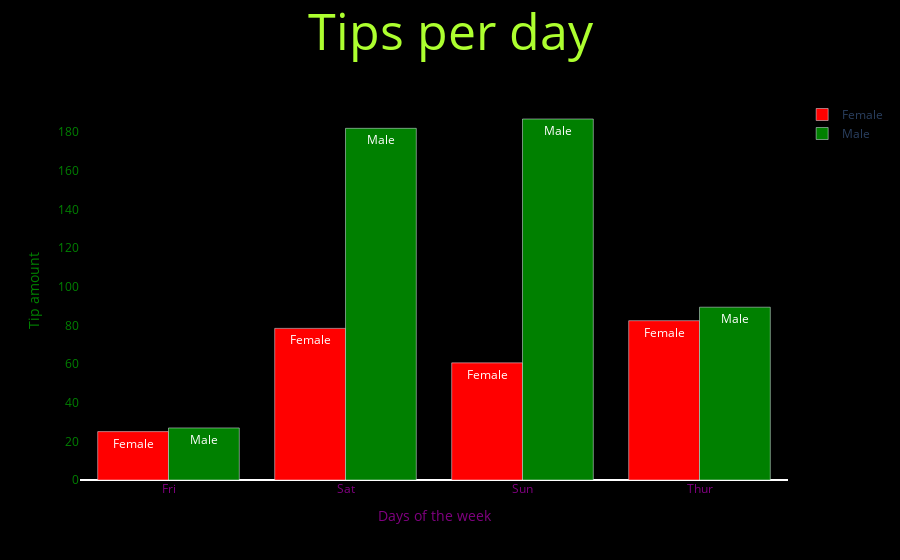

Notebook code cell kept with this figure:
### Code cell
import plotly.graph_objects as go

trace1 = go.Bar(
    x=female_tips["day"],
    y=female_tips["totalTip"],
    marker=dict(color="red"),
    text=female_tips["sex"],
    name="Female"
)
trace2 = go.Bar(
    x=male_tips["day"],
    y=male_tips["totalTip"],
    marker=dict(color="green"),
    text=male_tips["sex"],
    name="Male"
)
layout = go.Layout(
    title=dict(text="Tips per day", font=dict(color="greenyellow", size=50), x=0.5, xanchor="center"),
    xaxis=dict(title="Days of the week", color="Purple"), 
    yaxis=dict(title="Tip amount", color="green",  showgrid=False),
    paper_bgcolor="black",
    plot_bgcolor="black"
)
fig = go.Figure(dict(data = [trace1, trace2], layout=layout))
fig.show()

### Figure 1 — Plotly figure (JSON) as saved in the notebook; plotly's stock layout.template omitted (floating-point values rounded to 4 significant figures)
{"data": [{"marker": {"color": "red"}, "name": "Female", "text": ["Female", "Female", "Female", "Female"], "type": "bar", "x": ["Fri", "Sat", "Sun", "Thur"], "y": [25.03, 78.45, 60.61, 82.42]}, {"marker": {"color": "green"}, "name": "Male", "text": ["Male", "Male", "Male", "Male"], "type": "bar", "x": ["Fri", "Sat", "Sun", "Thur"], "y": [26.93, 181.9, 186.8, 89.41]}], "layout": {"paper_bgcolor": "black", "plot_bgcolor": "black", "title": {"font": {"color": "greenyellow", "size": 50}, "text": "Tips per day", "x": 0.5, "xanchor": "center"}, "xaxis": {"color": "Purple", "title": {"text": "Days of the week"}}, "yaxis": {"color": "green", "showgrid": false, "title": {"text": "Tip amount"}}}}
